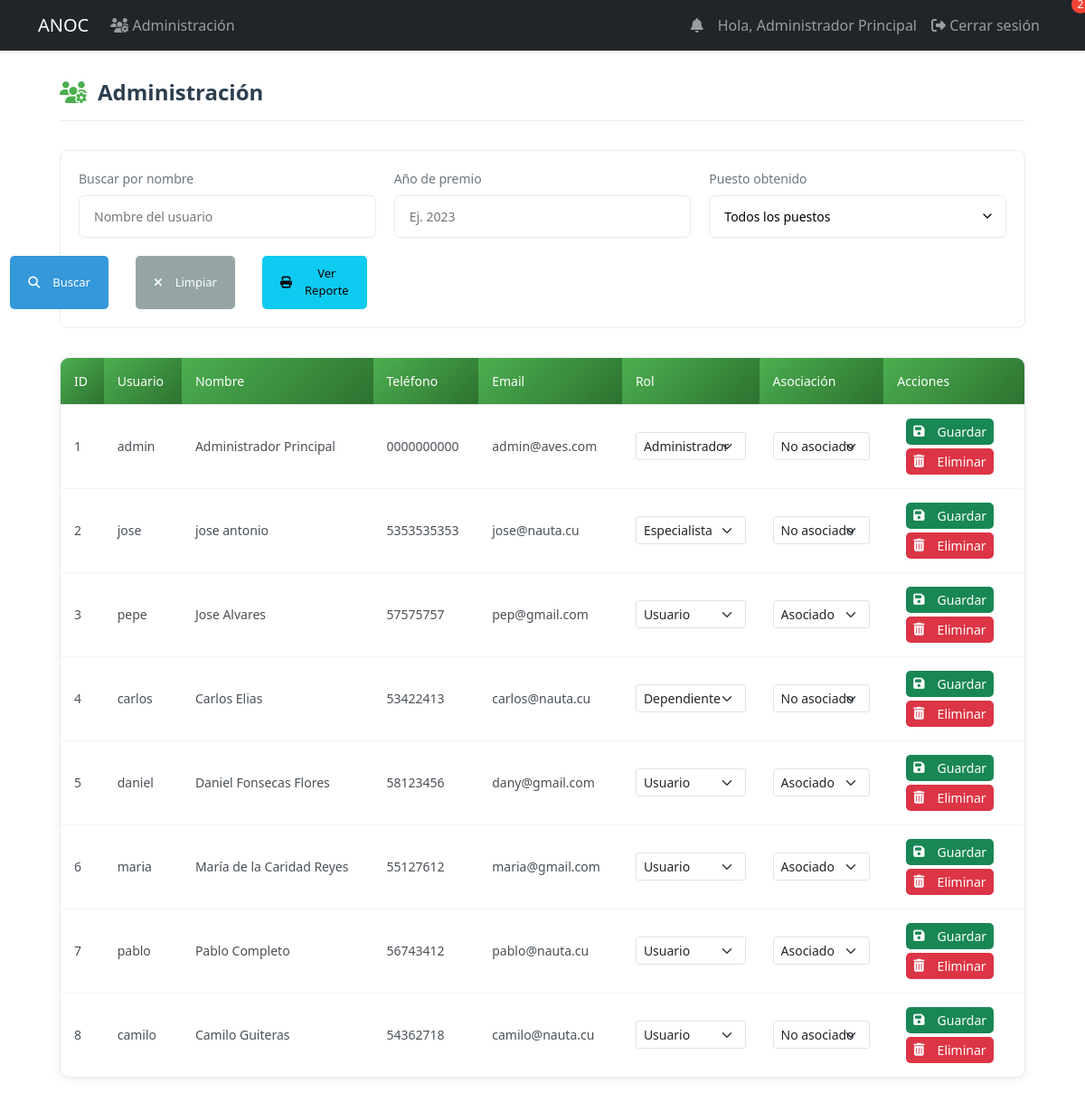
Before: /admin/users (signed in) with the older database file.
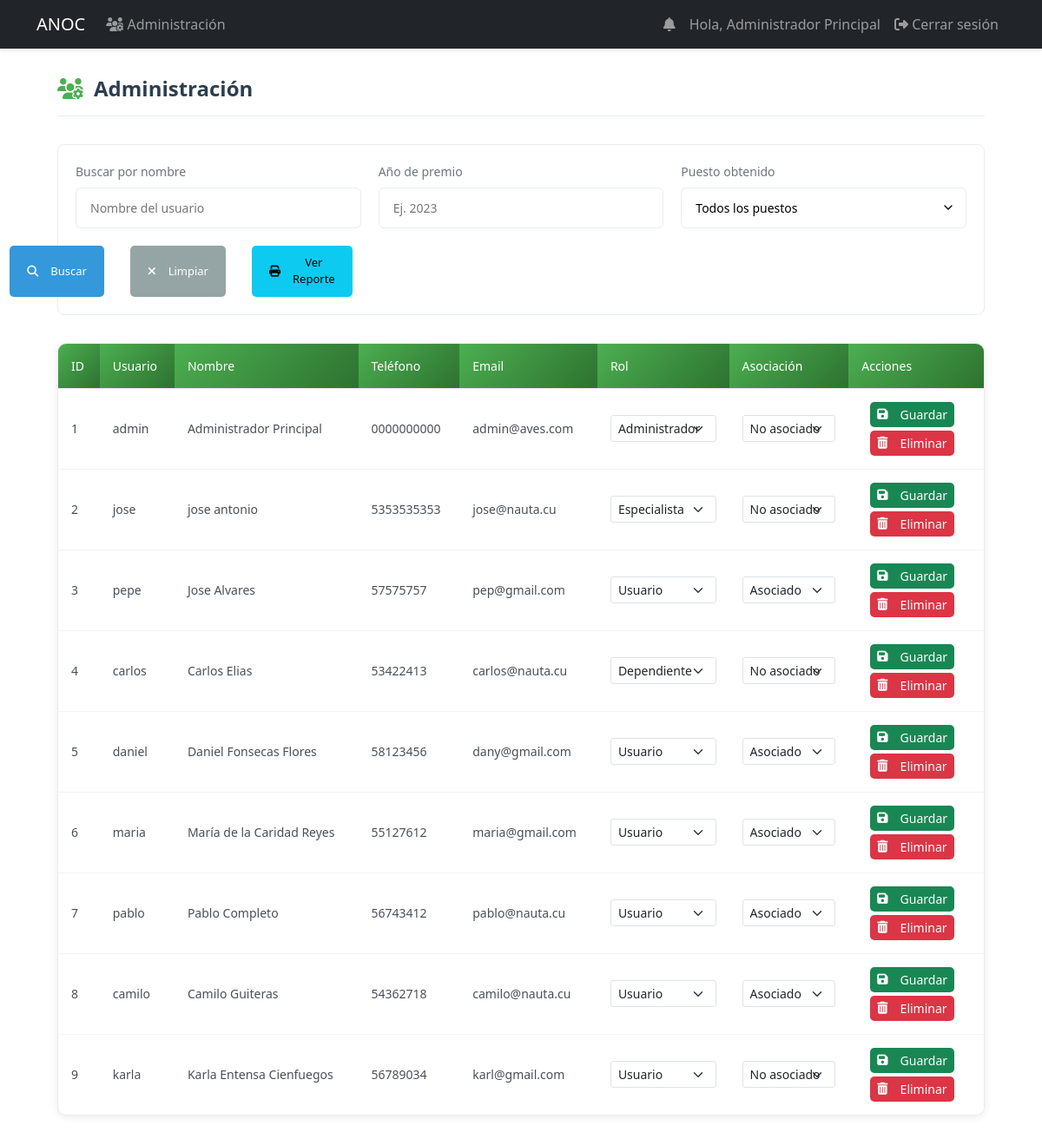
After: the same page with the newer database file.
### models.py (models this page shows, shortened)
class User(UserMixin, db.Model):
    id = db.Column(db.Integer, primary_key=True)
    username = db.Column(db.String(80), unique=True, nullable=False, index=True)
    email = db.Column(db.String(120), unique=True, nullable=False, index=True)
    password_hash = db.Column(db.String(128))
    role = db.Column(db.String(20), default='user')  # 'admin', 'specialist', 'dependiente', 'user'
    is_associated = db.Column(db.Boolean, default=False, nullable=False)
    full_name = db.Column(db.String(100), nullable=False)
    phone = db.Column(db.String(20), nullable=False)
    profile_image = db.Column(db.String(255))  # Ruta de la imagen de perfil
    last_login = db.Column(db.DateTime)  # Fecha del último inicio de sesión
    is_active = db.Column(db.Boolean, default=True)  # Para manejar cuentas activas/inactivas
    address = db.Column(db.String(200))  # Nuevo campo para dirección
    birds = db.relationship('UserBirds', backref='user', lazy=True, cascade='all, delete-orphan')
    awards = db.relationship('Award', backref='user', lazy=True, cascade='all, delete-orphan')
    notifications = db.relationship('Notification', backref='user', lazy=True)

### app.py (the view, shortened to what this page needs)
@app.route('/admin/users')
@login_required
def admin_users():
    if current_user.role != 'admin':
        abort(403)
    search_name = request.args.get('name', '').strip()
    award_year = request.args.get('award_year', '').strip()
    award_position = request.args.get('award_position', '').strip()
    query = select(User).order_by(User.id)
    if search_name:
        query = query.where(User.full_name.ilike(f'%{search_name}%'))
    if award_position:
        position_subquery = select(Award.user_id).where(
            Award.position == award_position
        ).distinct()
        query = query.where(User.id.in_(position_subquery))
    users = db.session.execute(query).scalars()
    current_year = datetime.now().year
    return render_template('admin/users.html',
                         users=users,
                         search_name=search_name,
                         award_year=award_year,
                         award_position=award_position,
                         current_year=current_year)

### app.py (called while the page is built)
@login_manager.user_loader
def load_user(user_id):
    return db.session.get(User, int(user_id))

### templates/admin/users.html (shortened to what the changed rows need)
{% extends "base.html" %}
{% block content %}
<div class="users-container">
    <div class="users-header">
        <h2><i class="fas fa-users-cog"></i> Administración</h2>
    </div>
    <div class="users-table-container">
        <table class="users-table">
            <thead>
                <tr>
                    <th>ID</th>
                    <th>Usuario</th>
                    <th>Nombre</th>
                    <th>Teléfono</th>
                    <th>Email</th>
                    <th>Rol</th>
                    <th>Asociación</th>
                    <th>Acciones</th>
                </tr>
            </thead>
            <tbody>
                {% if users %}
                    {% for user in users %}
                    <tr class="clickable-row" data-href="{{ url_for('user_details', user_id=user.id) }}">
                        <td>{{ user.id }}</td>
                        <td>{{ user.username }}</td>
                        <td>{{ user.full_name }}</td>
                        <td>{{ user.phone }}</td>
                        <td>{{ user.email }}</td>
                        <td>
                            <form method="POST" action="{{ url_for('assign_role', user_id=user.id) }}" class="role-form">
                                <select name="role" class="form-select form-select-sm">
                                    <option value="user" {% if user.role == 'user' %}selected{% endif %}>Usuario</option>
                                    <option value="specialist" {% if user.role == 'specialist' %}selected{% endif %}>Especialista</option>
                                    <option value="dependiente" {% if user.role == 'dependiente' %}selected{% endif %}>Dependiente</option>
                                    <option value="admin" {% if user.role == 'admin' %}selected{% endif %}>Administrador</option>
                                </select>
                        </td>
                        <td>
                                <select name="is_associated" class="form-select form-select-sm">
                                    <option value="true" {% if user.is_associated %}selected{% endif %}>Asociado</option>
                                    <option value="false" {% if not user.is_associated %}selected{% endif %}>No asociado</option>
                                </select>
                        </td>
                        <td class="actions-column">
                            <div class="action-buttons">
                                <button type="submit" class="btn btn-sm btn-success">
                                    <i class="fas fa-save"></i> Guardar
                                </button>
                            </div>
                            <div class="action-buttons mt-1">
                                <form method="POST" action="{{ url_for('delete_user', user_id=user.id) }}"
                                      onsubmit="return confirm('¿Está seguro que desea eliminar este usuario permanentemente?');"
                                      class="d-inline">
                                    <button type="submit" class="btn btn-sm btn-danger">
                                        <i class="fas fa-trash-alt"></i> Eliminar
                                    </button>
                                </form>
                            </div>
                        </td>
                    </tr>
                    {% endfor %}
                {% endif %}
            </tbody>
        </table>
    </div>
</div>
{% endblock %}

### templates/base.html (shortened to what this page needs)
<!DOCTYPE html>
<html lang="es">
<head>
    <link href="https://cdn.jsdelivr.net/npm/bootstrap@5.3.0/dist/css/bootstrap.min.css" rel="stylesheet">
    <link href="https://cdnjs.cloudflare.com/ajax/libs/font-awesome/6.4.0/css/all.min.css" rel="stylesheet">
    <link rel="stylesheet" href="{{ url_for('static', filename='css/styles.css') }}">
</head>
<body>
    <nav class="navbar navbar-expand-lg navbar-dark bg-dark">
        <div class="container">
            <a class="navbar-brand" href="{{ url_for('dashboard') }}">ANOC</a>
            <div class="collapse navbar-collapse" id="navbarNav">
                <ul class="navbar-nav me-auto">
                    {% if current_user.is_authenticated and current_user.role == 'admin' %}
                        <li class="nav-item">
                            <a class="nav-link" href="{{ url_for('admin_users') }}">
                                <i class="fas fa-users-cog"></i> Administración
                            </a>
                        </li>
                    {% endif %}
                </ul>
                <ul class="navbar-nav">
                    {% if current_user.is_authenticated %}
                        <li class="nav-item">
                            <a class="nav-link" href="{{ url_for('notifications') }}">
                                <i class="fas fa-bell"></i>
                                {% if current_user.is_authenticated %}
                                    {% set unread_count = get_unread_notifications_count(current_user.id) %}
                                    {% if unread_count > 0 %}
                                        <span class="notification-badge">{{ unread_count }}</span>
                                    {% endif %}
                                {% endif %}
                            </a>
                        </li>
                        <li class="nav-item">
                            <span class="nav-link">Hola, {{ current_user.full_name }}</span>
                        </li>
                        <li class="nav-item">
                            <a class="nav-link" href="{{ url_for('logout') }}">
                                <i class="fas fa-sign-out-alt"></i> Cerrar sesión
                            </a>
                        </li>
                    {% else %}
                        <li class="nav-item">
                            <a class="nav-link" href="{{ url_for('login') }}">
                                <i class="fas fa-sign-in-alt"></i> Iniciar sesión
                            </a>
                        </li>
                    {% endif %}
                </ul>
            </div>
        </div>
    </nav>
    <div class="container mt-4">
        {% block content %}{% endblock %}
    </div>
</body>
</html>

Changed rows visible on the page:
changed User "camilo": is_associated "No asociado" → "Asociado"
added User: id "9", username "karla", full_name "Karla Entensa Cienfuegos", phone "56789034", email "karl@gmail.com", role "Usuario", is_associated "No asociado"
